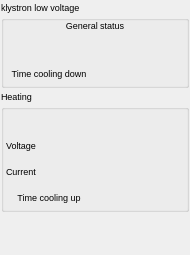
<?xml version="1.0" encoding="UTF-8"?>
<ui version="4.0">
 <class>klystronLV</class>
 <widget class="TaurusWidget" name="klystronLV">
  <property name="geometry">
   <rect>
    <x>0</x>
    <y>0</y>
    <width>190</width>
    <height>255</height>
   </rect>
  </property>
  <property name="windowTitle">
   <string>Form</string>
  </property>
  <layout class="QGridLayout" name="gridLayout_3">
   <property name="margin">
    <number>1</number>
   </property>
   <property name="spacing">
    <number>2</number>
   </property>
   <item row="0" column="0">
    <widget class="TaurusGroupBox" name="lowVoltageGroup">
     <property name="font">
      <font>
       <pointsize>7</pointsize>
      </font>
     </property>
     <property name="title">
      <string>klystron low voltage</string>
     </property>
     <layout class="QVBoxLayout" name="verticalLayout">
      <property name="margin">
       <number>2</number>
      </property>
      <item>
       <widget class="QLabel" name="LV_StatusLabel">
        <property name="text">
         <string>General status</string>
        </property>
        <property name="alignment">
         <set>Qt::AlignCenter</set>
        </property>
       </widget>
      </item>
      <item>
       <widget class="TaurusLabel" name="LV_Status">
        <property name="minimumSize">
         <size>
          <width>0</width>
          <height>20</height>
         </size>
        </property>
       </widget>
      </item>
      <item>
       <layout class="QHBoxLayout" name="horizontalLayout_4">
        <item>
         <widget class="QLabel" name="LV_TimeLabel">
          <property name="text">
           <string>Time cooling down</string>
          </property>
          <property name="alignment">
           <set>Qt::AlignCenter</set>
          </property>
         </widget>
        </item>
        <item>
         <widget class="TaurusLabel" name="LV_TimeValue">
          <property name="minimumSize">
           <size>
            <width>0</width>
            <height>20</height>
           </size>
          </property>
         </widget>
        </item>
       </layout>
      </item>
     </layout>
    </widget>
   </item>
   <item row="2" column="0">
    <widget class="TaurusGroupBox" name="taurusGroupBox_2">
     <property name="font">
      <font>
       <pointsize>7</pointsize>
      </font>
     </property>
     <property name="title">
      <string>Heating</string>
     </property>
     <layout class="QGridLayout" name="gridLayout_2">
      <property name="margin">
       <number>2</number>
      </property>
      <item row="0" column="0">
       <widget class="TaurusLabel" name="heatStatus">
        <property name="minimumSize">
         <size>
          <width>0</width>
          <height>20</height>
         </size>
        </property>
       </widget>
      </item>
      <item row="1" column="0">
       <layout class="QHBoxLayout" name="horizontalLayout">
        <item>
         <widget class="QLabel" name="heatVLabel">
          <property name="text">
           <string>Voltage</string>
          </property>
         </widget>
        </item>
        <item>
         <widget class="TaurusLabel" name="heatVValue">
          <property name="minimumSize">
           <size>
            <width>0</width>
            <height>20</height>
           </size>
          </property>
         </widget>
        </item>
       </layout>
      </item>
      <item row="2" column="0">
       <layout class="QHBoxLayout" name="horizontalLayout_2">
        <item>
         <widget class="QLabel" name="heatILabel">
          <property name="text">
           <string>Current</string>
          </property>
         </widget>
        </item>
        <item>
         <widget class="TaurusLabel" name="heatIValue">
          <property name="minimumSize">
           <size>
            <width>0</width>
            <height>20</height>
           </size>
          </property>
         </widget>
        </item>
       </layout>
      </item>
      <item row="3" column="0">
       <layout class="QHBoxLayout" name="horizontalLayout_3">
        <item>
         <widget class="QLabel" name="heatTLabel">
          <property name="text">
           <string>Time cooling up</string>
          </property>
          <property name="alignment">
           <set>Qt::AlignCenter</set>
          </property>
         </widget>
        </item>
        <item>
         <widget class="TaurusLabel" name="heatTValue">
          <property name="minimumSize">
           <size>
            <width>0</width>
            <height>20</height>
           </size>
          </property>
         </widget>
        </item>
       </layout>
      </item>
     </layout>
    </widget>
   </item>
   <item row="3" column="0">
    <spacer name="verticalSpacer">
     <property name="orientation">
      <enum>Qt::Vertical</enum>
     </property>
     <property name="sizeHint" stdset="0">
      <size>
       <width>20</width>
       <height>40</height>
      </size>
     </property>
    </spacer>
   </item>
  </layout>
 </widget>
 <customwidgets>
  <customwidget>
   <class>TaurusWidget</class>
   <extends>QWidget</extends>
   <header>taurus.qt.qtgui.container</header>
   <container>1</container>
  </customwidget>
  <customwidget>
   <class>TaurusLabel</class>
   <extends>QLabel</extends>
   <header>taurus.qt.qtgui.display</header>
  </customwidget>
  <customwidget>
   <class>TaurusGroupBox</class>
   <extends>QGroupBox</extends>
   <header>taurus.qt.qtgui.container</header>
   <container>1</container>
  </customwidget>
 </customwidgets>
 <resources/>
 <connections/>
</ui>
